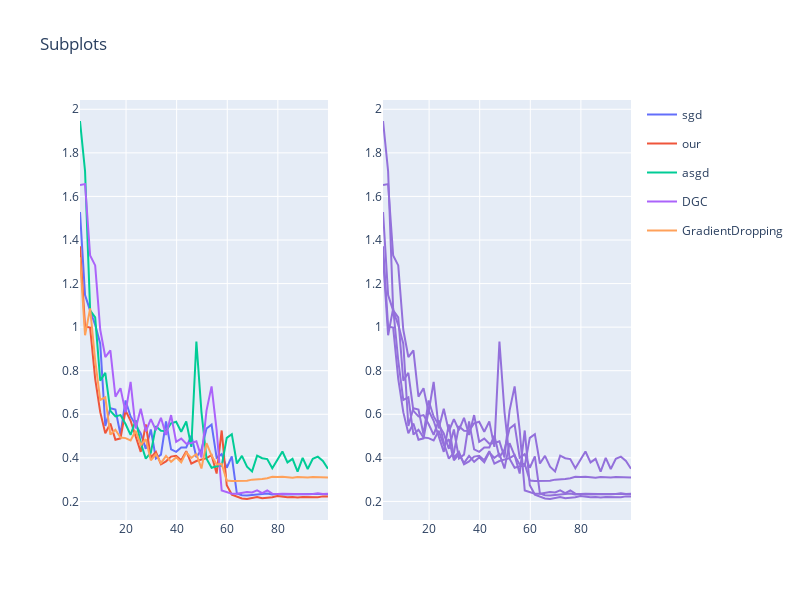

Notebook source saved alongside this figure:
### Code cell
# resnet-18
# single_node = prepare_data('/share/distbelief/log/gpu.csv')
sgd = prepare_data('~/share/DGS/log/result/gpu_ResNet18_m0.7_e50_b256.csv')
# ds_node_1 = prepare_data('/share/distbelief/log/gpu.csv')
our = prepare_data('~/share/DGS/log/result/node2_gradient_sgd_ResNet18_m0.7_e50_b64_4worker_0.9355.csv')
# worker_4_dual = prepare_data('/share/distbelief/log/result/node0_gradient_sgd_ResNet18_m0.7_e50_b64_4worker_dual_0.9305.csv')
# worker_8 = prepare_data('/share/distbelief/log/result/node0_gradient_sgd_ResNet18_m0.7_e50_b64_8worker.csv')
asgd = prepare_data('~/share/DGS/log/result/node0_asgd_ResNet18_m0.7_e50_b64_4worker.csv')
DGC = prepare_data('~/share/DGS/log/result/node3_dgc_ResNet18_m0.7_e50_b64_4worker_0.9316.csv')
# dgc_node_8 = prepare_data('/share/distbelief/log/result/node0_dgc_ResNet18_m0.7_e50_b64_8worker.csv')

GradientDropping = prepare_data('~/share/DGS/log/result/node0_Aji_ResNet18_m0.7_e50_b64_4worker.csv')
datas_str = '[sgd,our,asgd,DGC,GradientDropping]'
datas=eval(datas_str)
labels=[i.replace('[','').replace(']','') for i in datas_str.split(',')]
# as_node_2_train_data = as_node_2.groupby(['segament']).mean()
# single_node_train_data.index = single_node_train_data.index/2
# train_acc(datas,labels)
# train_loss(datas,labels)
# test_acc(datas,labels)
# test_loss(datas,labels)
subplot(datas,labels)
